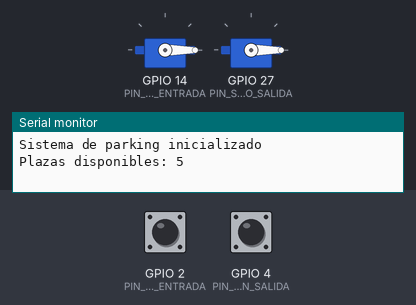
A sketch run on a simulated ESP32. On the bench: 2 × servo, the last lines printed to the serial monitor. Inputs (shaded band) come from the test bench; at power-on: GPIO 2 (PIN_BOTON_ENTRADA) HIGH, GPIO 4 (PIN_BOTON_SALIDA) HIGH.

Above: at 1.2 s.
1.3 s: GPIO 2 (PIN_BOTON_ENTRADA) pulled LOW for 0.15 s
At 2.0 s:
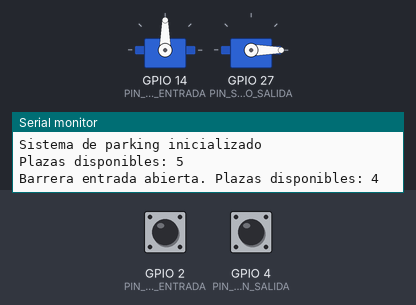
4.4 s: GPIO 4 (PIN_BOTON_SALIDA) pulled LOW for 0.15 s
At 5.7 s:
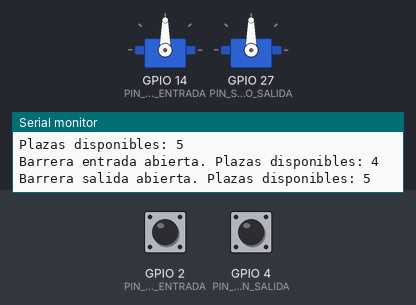
10.9 s: GPIO 2 (PIN_BOTON_ENTRADA) pulled LOW for 1 s
At 12.2 s:
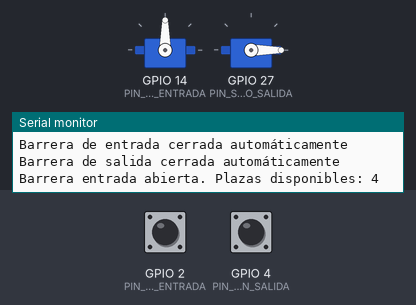
14.9 s: GPIO 2 (PIN_BOTON_ENTRADA) pulled LOW for 3.2 s
Timing chart, 0 to 22.1 s (numbered marks = the images above; inputs shaded):
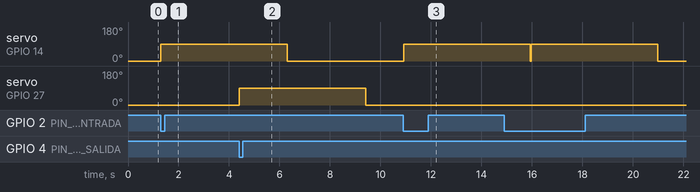

The sketch:

parking3.ino
```cpp
#include <ESP32Servo.h>

// Definición de pines
const int PIN_BOTON_ENTRADA = 2;  // Botón de entrada en IO2
const int PIN_BOTON_SALIDA = 4;   // Botón de salida en IO4
const int PIN_SERVO_ENTRADA = 14; // Servo de barrera de entrada en IO14
const int PIN_SERVO_SALIDA = 27;  // Servo de barrera de salida en IO27

// Configuración de parking
const int PLAZAS_TOTALES = 5;     // Número máximo de plazas
int plazasOcupadas = 0;           // Contador de plazas ocupadas

// Control de tiempo para cierre automático de barreras
unsigned long tiempoCierreEntrada = 0;
unsigned long tiempoCierreSalida = 0;
const int TIEMPO_ESPERA = 5000;   // 5000ms de espera antes de cerrar

// Estado de barreras
bool barreraEntradaAbierta = false;
bool barreraSalidaAbierta = false;

// Objetos servo
Servo servoEntrada;
Servo servoSalida;

void setup() {
  // Inicialización de comunicación serial
  Serial.begin(115200);

  // Configurar pines de botones como entrada con resistencia pull-up
  pinMode(PIN_BOTON_ENTRADA, INPUT_PULLUP);
  pinMode(PIN_BOTON_SALIDA, INPUT_PULLUP);

  // Configurar servos
  ESP32PWM::allocateTimer(0);
  ESP32PWM::allocateTimer(1);
  servoEntrada.setPeriodHertz(50);
  servoSalida.setPeriodHertz(50);

  servoEntrada.attach(PIN_SERVO_ENTRADA);
  servoSalida.attach(PIN_SERVO_SALIDA);

  // Inicializar barreras cerradas
  servoEntrada.write(0);  // 0 grados = barrera cerrada
  servoSalida.write(0);

  Serial.println("Sistema de parking inicializado");
  Serial.println("Plazas disponibles: " + String(PLAZAS_TOTALES - plazasOcupadas));
}

void loop() {
  // Comprobar botón de entrada
  if (digitalRead(PIN_BOTON_ENTRADA) == LOW) { // Botón presionado (LOW con pull-up)
    if (plazasOcupadas < PLAZAS_TOTALES && !barreraEntradaAbierta) {
      // Abrir barrera de entrada
      servoEntrada.write(90);  // 90 grados = barrera abierta
      barreraEntradaAbierta = true;
      tiempoCierreEntrada = millis();
      plazasOcupadas++;
      Serial.println("Barrera entrada abierta. Plazas disponibles: " + String(PLAZAS_TOTALES - plazasOcupadas));
      delay(200); // Pequeño debounce para el botón
    } else if (plazasOcupadas >= PLAZAS_TOTALES) {
      Serial.println("Parking completo, no se puede entrar");
    }
  }

  // Comprobar botón de salida
  if (digitalRead(PIN_BOTON_SALIDA) == LOW) { // Botón presionado (LOW con pull-up)
    if (plazasOcupadas > 0 && !barreraSalidaAbierta) {
      // Abrir barrera de salida
      servoSalida.write(90);  // 90 grados = barrera abierta
      barreraSalidaAbierta = true;
      tiempoCierreSalida = millis();
      plazasOcupadas--;
      Serial.println("Barrera salida abierta. Plazas disponibles: " + String(PLAZAS_TOTALES - plazasOcupadas));
      delay(200); // Pequeño debounce para el botón
    } else if (plazasOcupadas <= 0) {
      Serial.println("No hay vehículos en el parking");
    }
  }

  // Comprobar si es hora de cerrar la barrera de entrada
  if (barreraEntradaAbierta && (millis() - tiempoCierreEntrada >= TIEMPO_ESPERA)) {
    servoEntrada.write(0);  // Cerrar barrera
    barreraEntradaAbierta = false;
    Serial.println("Barrera de entrada cerrada automáticamente");
  }

  // Comprobar si es hora de cerrar la barrera de salida
  if (barreraSalidaAbierta && (millis() - tiempoCierreSalida >= TIEMPO_ESPERA)) {
    servoSalida.write(0);  // Cerrar barrera
    barreraSalidaAbierta = false;
    Serial.println("Barrera de salida cerrada automáticamente");
  }

  // Pequeña pausa para estabilidad
  delay(50);
}
```

Measured:
- after the input at 1.3 s, servo on GPIO 14 (PIN_SERVO_ENTRADA): 0° → 90° at once
- after the input at 4.4 s, servo on GPIO 27 (PIN_SERVO_SALIDA): 0° → 90° at once, → 0° 5.0 s later
- after the input at 10.9 s, servo on GPIO 14 (PIN_SERVO_ENTRADA): 0° → 90° at once
